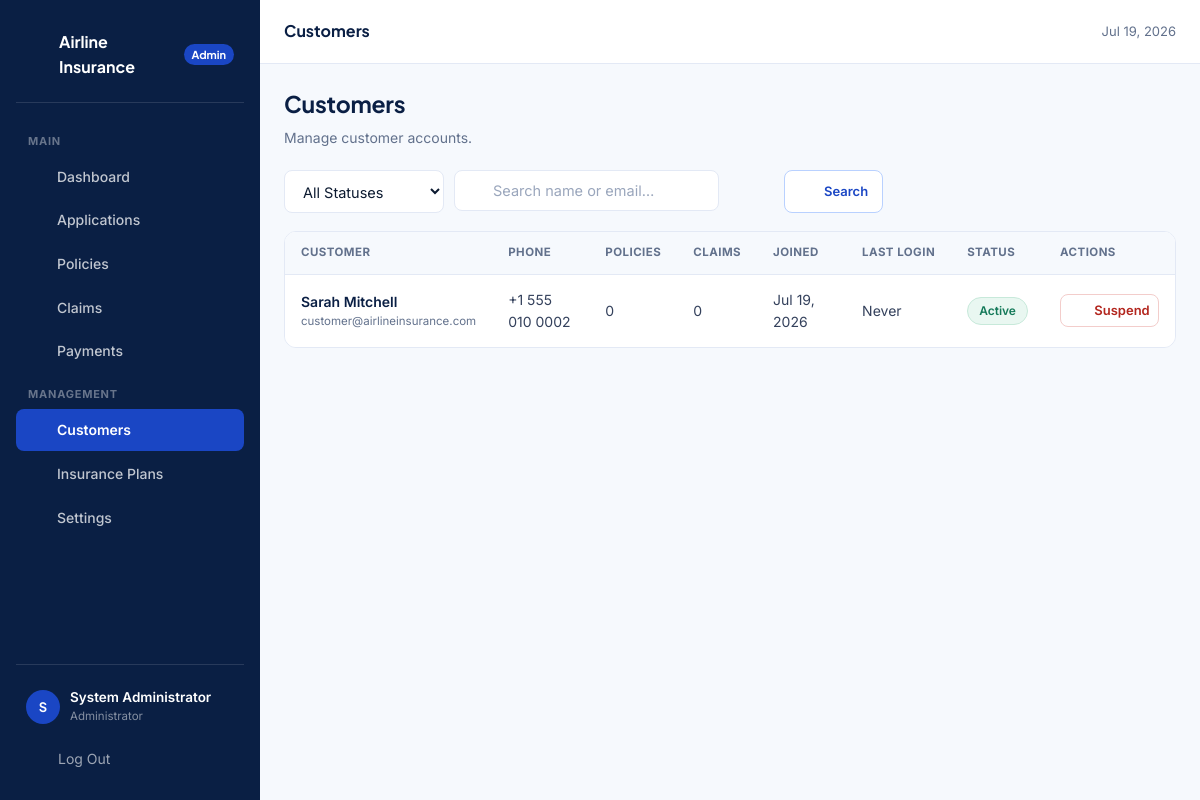
The page /admin/users.php (signed in) on the database its author committed.
### tables this page shows
CREATE TABLE users (
    id INT AUTO_INCREMENT PRIMARY KEY,
    full_name VARCHAR(100) NOT NULL,
    email VARCHAR(150) NOT NULL UNIQUE,
    phone VARCHAR(20) DEFAULT NULL,
    password_hash VARCHAR(255) NOT NULL,
    role ENUM('customer','admin') NOT NULL DEFAULT 'customer',
    status ENUM('active','suspended') NOT NULL DEFAULT 'active',
    failed_attempts INT NOT NULL DEFAULT 0,
    locked_until DATETIME DEFAULT NULL,
    last_login DATETIME DEFAULT NULL,
    created_at TIMESTAMP DEFAULT CURRENT_TIMESTAMP,
    updated_at TIMESTAMP DEFAULT CURRENT_TIMESTAMP ON UPDATE CURRENT_TIMESTAMP
);

### includes/auth.php (called while the page is built, shortened)
<?php
require_once __DIR__.'/../config/database.php';
function is_logged_in(){ return !empty($_SESSION['uid']); }
function current_uid(){ return isset($_SESSION['uid'])?(int)$_SESSION['uid']:null; }
function current_user(){
    $s=db()->prepare('SELECT id,full_name,email,phone,role,status,last_login,created_at FROM users WHERE id=? LIMIT 1');
    $s->execute(array(current_uid())); $u=$s->fetch(); return $u;
}

### config/database.php (called while the page is built, shortened)
<?php
function db(){
    static $pdo=null;
    if($pdo instanceof PDO) return $pdo;
    $dsn='mysql:host='.DB_HOST.';dbname='.DB_NAME.';charset='.DB_CHARSET;
    try{
        $pdo=new PDO($dsn,DB_USER,DB_PASS,array(
            PDO::ATTR_ERRMODE=>PDO::ERRMODE_EXCEPTION,
            PDO::ATTR_DEFAULT_FETCH_MODE=>PDO::FETCH_ASSOC,
            PDO::ATTR_EMULATE_PREPARES=>false));
    }catch(PDOException $e){
        error_log('DB connect failed: '.$e->getMessage());
        http_response_code(500);
        die('<!DOCTYPE html><html><head><title>DB Error</title><style>body{font-family:Arial,sans-serif;background:#f4f7fc;display:flex;align-items:center;justify-content:center;height:100vh;margin:0}.box{text-align:center;padding:40px;background:#fff;border-radius:12px;max-width:460px;box-shadow:0 4px 20px rgba(0,0,0,.08)}h2{color:#0a1f44}p{color:#62718c}</style></head><body><div class="box"><h2>Database Unavailable</h2><p>Please ensure MySQL is running in XAMPP and that you have imported <code>database/schema.sql</code> into phpMyAdmin.</p></div></body></html>');
    }
    return $pdo;
}

### admin/users.php (the view, shortened to what this page needs)
<?php
require_once __DIR__.'/../includes/admin_layout.php';
$pageTitle='Customers'; $pdo=db(); $adminId=current_uid();
$search=trim($_GET['q']??'');
$sql='SELECT u.*,(SELECT COUNT(*) FROM policies WHERE user_id=u.id) as policy_count,(SELECT COUNT(*) FROM claims WHERE user_id=u.id) as claim_count FROM users u WHERE u.role="customer"';
$params=array();
$sql.=' ORDER BY u.created_at DESC';
$stmt=$pdo->prepare($sql); $stmt->execute($params); $users=$stmt->fetchAll();
render_admin_header('users');
?>
<div class="page-head"><div><h2>Customers</h2><p>Manage customer accounts.</p></div></div>
<div class="filter-bar">
  <form method="get" style="display:flex;gap:10px;flex-wrap:wrap;flex:1">
    <select name="status" onchange="this.form.submit()" style="min-width:160px">
      <option value="">All Statuses</option>
    </select>
    <div class="search-box"><?=icon('search')?><input type="text" name="q" value="<?=e($search)?>" placeholder="Search name or email…"></div>
    <button type="submit" class="btn btn-secondary btn-sm"><?=icon('search')?> Search</button>
  </form>
</div>
<?php if(empty($users)): ?>
<div class="card"><div class="empty-state"><?=icon('users')?><h3>No customers found</h3></div></div>
<?php else: ?>
<div class="table-wrap">
<table><thead><tr><th>Customer</th><th>Phone</th><th>Policies</th><th>Claims</th><th>Joined</th><th>Last Login</th><th>Status</th><th>Actions</th></tr></thead>
<tbody>
<?php foreach($users as $u): ?>
<tr>
  <td><div class="cell-strong"><?=e($u['full_name'])?></div><div style="font-size:11.5px;color:var(--ink-500)"><?=e($u['email'])?></div></td>
  <td><?=e($u['phone']??'—')?></td>
  <td><?=$u['policy_count']?></td>
  <td><?=$u['claim_count']?></td>
  <td><?=format_date($u['created_at'])?></td>
  <td><?=$u['last_login']?format_date($u['last_login']):'Never'?></td>
  <td><?=status_badge($u['status'])?></td>
  <td>
    <form method="post" action="" style="display:inline">
      <button type="submit" name="toggle_status" value="1" class="btn btn-sm <?=$u['status']==='active'?'btn-danger':'btn-secondary'?>" data-confirm="<?=$u['status']==='active'?'Suspend this account?':'Reactivate this account?'?>">
        <?=$u['status']==='active'?icon('x-circle').' Suspend':icon('check-circle').' Reactivate'?>
      </button>
    </form>
  </td>
</tr>
<?php endforeach; ?>
</tbody></table>
</div>
<?php endif; ?>
<?php render_admin_footer(); ?>

### includes/admin_layout.php (shortened to what this page needs)
<?php
function render_admin_header($active='dashboard'){
    $u=current_user();
    $initials=strtoupper(substr($u['full_name'],0,1));
    $bu=BASE_URL;
    $pdo=db();
    $pendingPol=(int)$pdo->query('SELECT COUNT(*) FROM policies WHERE status="pending"')->fetchColumn();
    $pendingCla=(int)$pdo->query('SELECT COUNT(*) FROM claims WHERE status="submitted"')->fetchColumn();
    echo '<!DOCTYPE html>
<html lang="en">
<head>
<meta charset="UTF-8"><meta name="viewport" content="width=device-width,initial-scale=1">
<title>'.htmlspecialchars($GLOBALS['pageTitle']??'Admin',ENT_QUOTES).' — Airline Insurance Admin</title>
<link rel="preconnect" href="https://fonts.googleapis.com">
<link href="https://fonts.googleapis.com/css2?family=Plus+Jakarta+Sans:wght@400;600;700&family=Inter:wght@400;500;600&display=swap" rel="stylesheet">
<link rel="stylesheet" href="'.$bu.'/assets/css/style.css">
<link rel="stylesheet" href="'.$bu.'/assets/css/admin.css">
</head>
<body>
<div class="admin-shell">
<div class="sb-overlay" id="sb-overlay"></div>
<aside class="admin-sidebar" id="admin-sidebar">
  <div class="sb-brand">'.icon('shield').' Airline Insurance<span style="font-size:11px;background:var(--blue-600);padding:2px 8px;border-radius:var(--r-pill);margin-left:auto">Admin</span></div>
  <div class="sb-section">Main</div>
  <ul class="sb-nav">';
    $nav=array(
        'dashboard'=>array('icon'=>'grid','label'=>'Dashboard','href'=>$bu.'/admin/dashboard.php'),
        'applications'=>array('icon'=>'file-text','label'=>'Applications','href'=>$bu.'/admin/applications.php','count'=>$pendingPol),
        'policies'=>array('icon'=>'shield','label'=>'Policies','href'=>$bu.'/admin/policies.php'),
        'claims'=>array('icon'=>'alert-triangle','label'=>'Claims','href'=>$bu.'/admin/claims.php','count'=>$pendingCla),
        'payments'=>array('icon'=>'credit-card','label'=>'Payments','href'=>$bu.'/admin/payments.php'),
    );
    foreach($nav as $k=>$n){
        $cls=$k===$active?'active':'';
        $count=isset($n['count'])&&$n['count']>0?'<span class="nc">'.$n['count'].'</span>':'';
        echo '<li><a href="'.htmlspecialchars($n['href'],ENT_QUOTES).'" class="'.$cls.'">'.icon($n['icon']).' '.htmlspecialchars($n['label'],ENT_QUOTES).$count.'</a></li>';
    }
    echo '</ul>
  <div class="sb-section">Management</div>
  <ul class="sb-nav">';
    $nav2=array(
        'users'=>array('icon'=>'users','label'=>'Customers','href'=>$bu.'/admin/users.php'),
        'plans'=>array('icon'=>'briefcase','label'=>'Insurance Plans','href'=>$bu.'/admin/plans.php'),
        'settings'=>array('icon'=>'settings','label'=>'Settings','href'=>$bu.'/admin/settings.php'),
    );
    foreach($nav2 as $k=>$n){
        $cls=$k===$active?'active':'';
        echo '<li><a href="'.htmlspecialchars($n['href'],ENT_QUOTES).'" class="'.$cls.'">'.icon($n['icon']).' '.htmlspecialchars($n['label'],ENT_QUOTES).'</a></li>';
    }
    echo '</ul>
  <div class="sb-bottom">
    <div class="sb-user">
      <div class="av">'.htmlspecialchars($initials,ENT_QUOTES).'</div>
      <div><div class="su-name">'.htmlspecialchars($u['full_name'],ENT_QUOTES).'</div><div class="su-role">Administrator</div></div>
    </div>
    <form method="post" action="'.$bu.'/auth/logout.php" style="margin:4px 0 0">
      '.csrf_field().'
      <button type="submit" style="display:flex;align-items:center;gap:10px;width:100%;padding:10px 12px;border-radius:var(--r-sm);color:rgba(255,255,255,.6);background:none;border:none;cursor:pointer;font-size:14px;font-family:inherit">'.icon('logout').' Log Out</button>
    </form>
  </div>
</aside>
<div class="admin-content">
<header class="admin-topbar">
  <div class="at-left">
    <button class="sb-toggle" id="sb-toggle" aria-label="Toggle sidebar">'.icon('menu').'</button>
    <span class="at-title">'.htmlspecialchars($GLOBALS['pageTitle']??'Dashboard',ENT_QUOTES).'</span>
  </div>
  <div class="at-right">
    <span style="font-size:13px;color:var(--ink-500)">'.date('M j, Y').'</span>
  </div>
</header>
<div class="admin-main">';
}
function render_admin_footer(){
    echo '</div></div></div>';
    echo '<script src="'.BASE_URL.'/assets/js/app.js"></script></body></html>';
}

### includes/icons.php (shortened to what this page needs)
<?php
function icon($name,$cls=''){
    $c='class="icon '.htmlspecialchars($cls,ENT_QUOTES,'UTF-8').'" width="20" height="20" viewBox="0 0 24 24" fill="none" stroke="currentColor" stroke-width="1.8" stroke-linecap="round" stroke-linejoin="round" aria-hidden="true"';
    $body=isset($p[$name])?$p[$name]:$p['info'];
    return '<svg '.$c.'>'.$body.'</svg>';
}

### includes/functions.php (shortened to what this page needs)
<?php
function e($v){ return htmlspecialchars((string)$v,ENT_QUOTES,'UTF-8'); }
function format_date($d,$f='M j, Y'){
    $ts=is_numeric($d)?(int)$d:strtotime($d);
    return $ts?date($f,$ts):'—';
}
function status_badge($s){
    $s=strtolower($s);
    $labels=array('pending'=>'Pending','approved'=>'Approved','rejected'=>'Rejected','active'=>'Active','expired'=>'Expired','cancelled'=>'Cancelled','submitted'=>'Submitted','under_review'=>'Under Review','paid'=>'Paid','completed'=>'Completed','failed'=>'Failed','suspended'=>'Suspended','inactive'=>'Inactive');
    $l=isset($labels[$s])?$labels[$s]:ucwords(str_replace('_',' ',$s));
    return '<span class="badge badge-'.e($s).'">'.e($l).'</span>';
}

### assets/css/style.css (style rules this page uses)
:root { --white:#fff;--blue-50:#eef4ff;--blue-100:#dde9ff;--blue-200:#b9d1ff; --blue-400:#4d7ef0;--blue-500:#2458e8;--blue-600:#1a46c4;--blue-700:#14379c; --navy-900:#0a1f44;--ink-900:#0c1a30;--ink-700:#34415c;--ink-500:#62718c; --ink-300:#9aa6bc;--line-200:#e3e9f5;--line-100:#eef2fa;--surface:#f6f9fd; --ok-600:#157a5a;--ok-50:#e9f7f1;--warn-600:#9a6b07;--warn-50:#fdf3df; --bad-600:#b3261e;--bad-50:#fdecec; --shadow-sm:0 1px 2px rgba(10,31,68,.06); --shadow-md:0 6px 20px rgba(10,31,68,.08); --shadow-lg:0 16px 40px rgba(10,31,68,.12); --r-sm:8px;--r-md:12px;--r-lg:18px;--r-pill:999px; --font-d:'Plus Jakarta Sans','Segoe UI',Arial,sans-serif; --font-b:'Inter','Segoe UI',Arial,sans-serif; }
* { box-sizing:border-box; }
html { -webkit-text-size-adjust:100%; }
body { margin:0;font-family:var(--font-b);color:var(--ink-900);background:var(--surface);font-size:15px;line-height:1.55;-webkit-font-smoothing:antialiased; }
h1,h2,h3,h4,h5 { font-family:var(--font-d);color:var(--navy-900);margin:0 0 8px;line-height:1.25;letter-spacing:-.01em; }
h2 { font-size:23px;font-weight:700; }
p { margin:0 0 12px;color:var(--ink-700); }
a { color:var(--blue-600);text-decoration:none; }
img,svg { display:block;max-width:100%; }
.icon { flex-shrink:0; }
ul,ol { padding-left:20px;color:var(--ink-700); }
button { font-family:inherit; }
.page-head { display:flex;align-items:flex-start;justify-content:space-between;gap:16px;flex-wrap:wrap;margin-bottom:22px; }
.page-head p { margin:4px 0 0;color:var(--ink-500);font-size:14px; }
.btn { display:inline-flex;align-items:center;justify-content:center;gap:8px;font-family:var(--font-b);font-size:14.5px;font-weight:600;padding:11px 20px;border-radius:var(--r-sm);border:1px solid transparent;cursor:pointer;transition:background-color .15s,color .15s,border-color .15s,box-shadow .15s;white-space:nowrap;line-height:1.2; }
.btn .icon { width:17px;height:17px; }
.btn-secondary { background:var(--white);color:var(--blue-600);border-color:var(--blue-200); }
.btn-danger { background:var(--white);color:var(--bad-600);border-color:#f3cdcb; }
.btn-sm { padding:7px 14px;font-size:13px; }
input[type=text],input[type=email],input[type=password],input[type=tel],input[type=number],input[type=date],select,textarea { width:100%;font-family:var(--font-b);font-size:14.5px;color:var(--ink-900);background:var(--white);border:1.5px solid var(--line-200);border-radius:var(--r-sm);padding:11px 14px;transition:border-color .15s,box-shadow .15s; }
input::placeholder,textarea::placeholder { color:var(--ink-300); }
.badge { display:inline-flex;align-items:center;gap:5px;font-size:12px;font-weight:600;padding:4px 11px;border-radius:var(--r-pill);white-space:nowrap;border:1px solid transparent; }
.badge-approved,.badge-active,.badge-completed,.badge-paid { background:var(--ok-50);color:var(--ok-600);border-color:#c7e9da; }
.table-wrap { overflow-x:auto;border-radius:var(--r-md);border:1px solid var(--line-200); }
table { width:100%;border-collapse:collapse;background:var(--white);font-size:14px;min-width:620px; }
thead th { text-align:left;font-size:11.5px;font-weight:700;text-transform:uppercase;letter-spacing:.04em;color:var(--ink-500);background:var(--surface);padding:12px 16px;border-bottom:1px solid var(--line-200);white-space:nowrap; }
tbody td { padding:14px 16px;border-bottom:1px solid var(--line-100);color:var(--ink-700);vertical-align:middle; }
tbody tr:last-child td { border-bottom:none; }
.cell-strong { color:var(--navy-900);font-weight:600; }

### rows shown on the page
users: full_name "S", full_name "System Administrator"
users: full_name "Sarah Mitchell", email "customer@airlineinsurance.com", phone "+1 555 010 0002", policy_count "0", claim_count "0", created_at "Jul 19, 2026", shows "Never", status "Active"

### other values the page prints
$n['label'] "Dashboard"
$n['label'] "Applications"
$n['label'] "Policies"
$n['label'] "Claims"
$n['label'] "Payments"
$n['label'] "Customers"
$n['label'] "Insurance Plans"
$n['label'] "Settings"
$GLOBALS['pageTitle'] "Customers"
